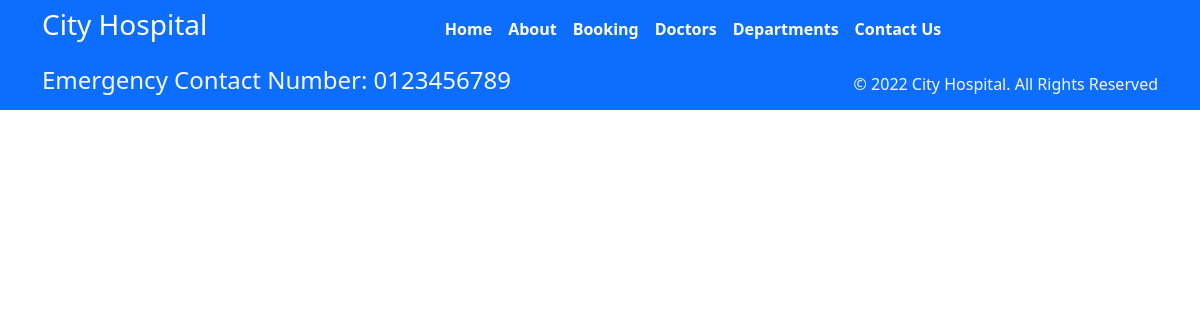
Page /departments/ on the earlier database version.
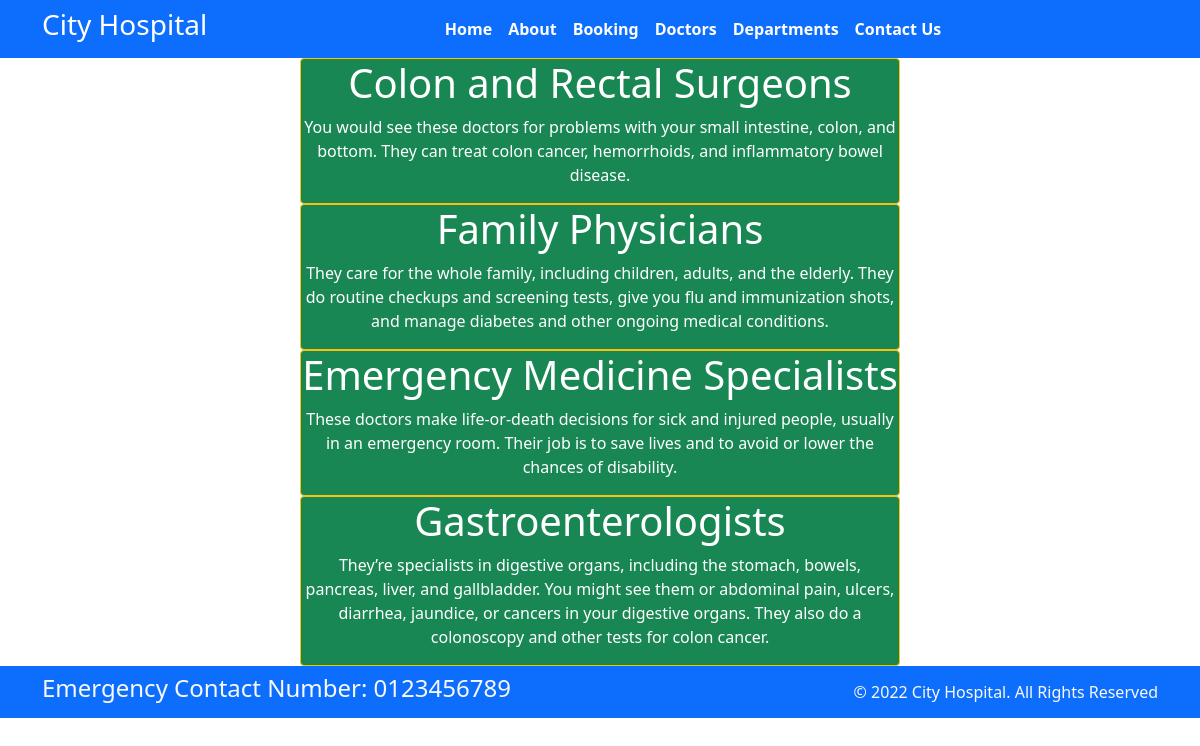
Same page on the later database version.
### home/models.py (models this page shows, shortened)
class Departments(models.Model):
    dep_name=models.CharField(max_length=100)
    dep_description=models.TextField()

### home/views.py (the view)
# urls.py: path('departments/',views.departments,name='departments'),
def  departments(request):
    dict_dept={
        'dept':Departments.objects.all()
    }
    return render(request,'departments.html',dict_dept)

### templates/departments.html (shortened to what this page needs)
{% extends 'base.html'%}
{% block content %}
{% for d in dept %}
<div class="mx-auto  w-50 bg-success text-center text-white my-15 border border-warning rounded">
<h1> {{d.dep_name}}</h1>
<p> {{d.dep_description}} </p>
</div>
{% endfor %}
{% endblock %}

Differences in the rows shown:
added Departments: dep_name "Colon and Rectal Surgeons", dep_description "You would see these doctors for problems with your small intestine, colon, and bottom. They can treat colon cancer, hemorrhoids, and inflammatory bowel disease."
added Departments: dep_name "Family Physicians", dep_description "They care for the whole family, including children, adults, and the elderly. They do routine checkups and screening tests, give you flu and immunization shots, and manage diabetes and other ongoing medical conditions."
added Departments: dep_name "Emergency Medicine Specialists", dep_description "These doctors make life-or-death decisions for sick and injured people, usually in an emergency room. Their job is to save lives and to avoid or lower the chances of disability."
added Departments: dep_name "Gastroenterologists", dep_description "They’re specialists in digestive organs, including the stomach, bowels, pancreas, liver, and gallbladder. You might see them or abdominal pain, ulcers, diarrhea, jaundice, or cancers in your digestive organs. They also do a colonoscopy and other tests for colon cancer."
